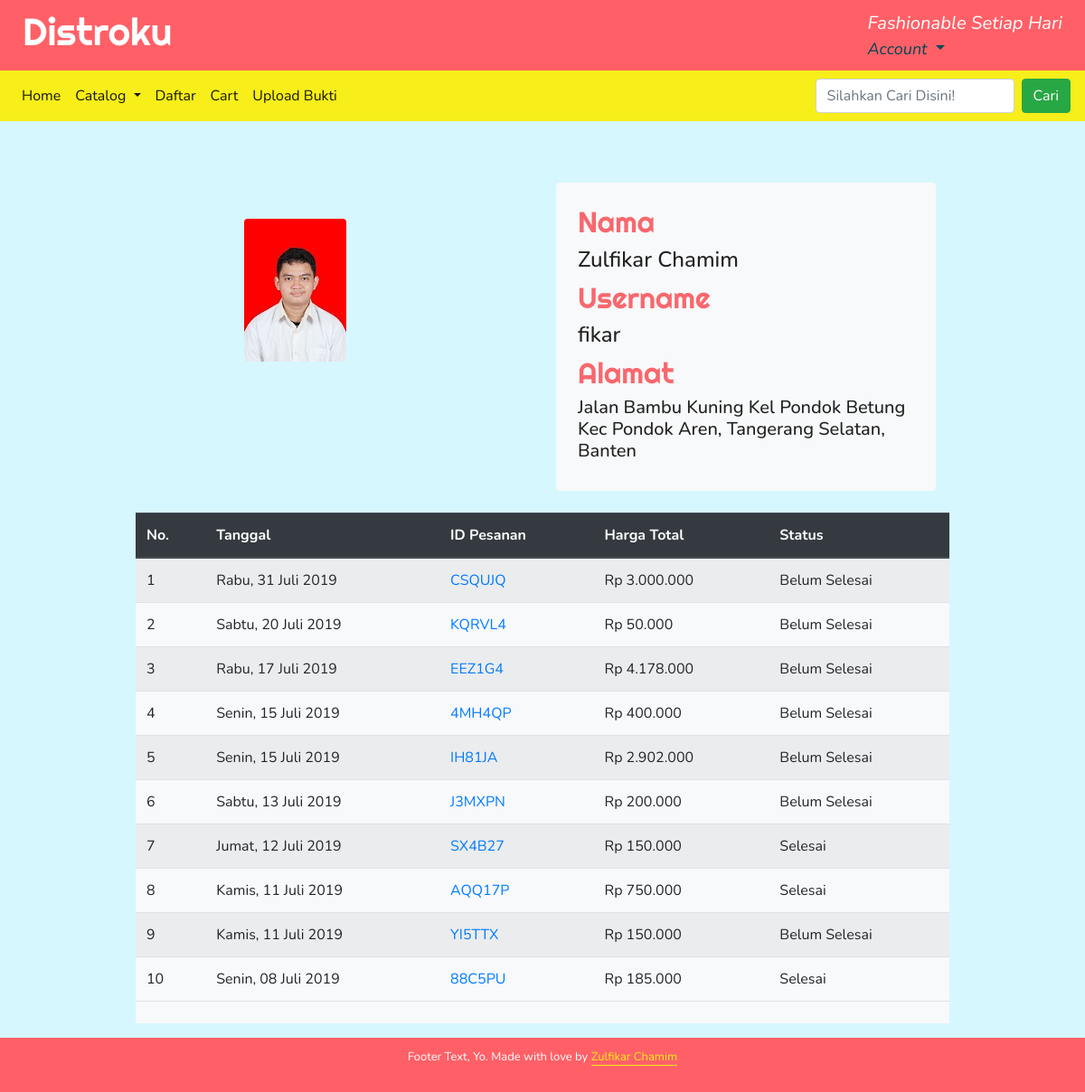
Before: /akun/ (signed in) with the older database file.
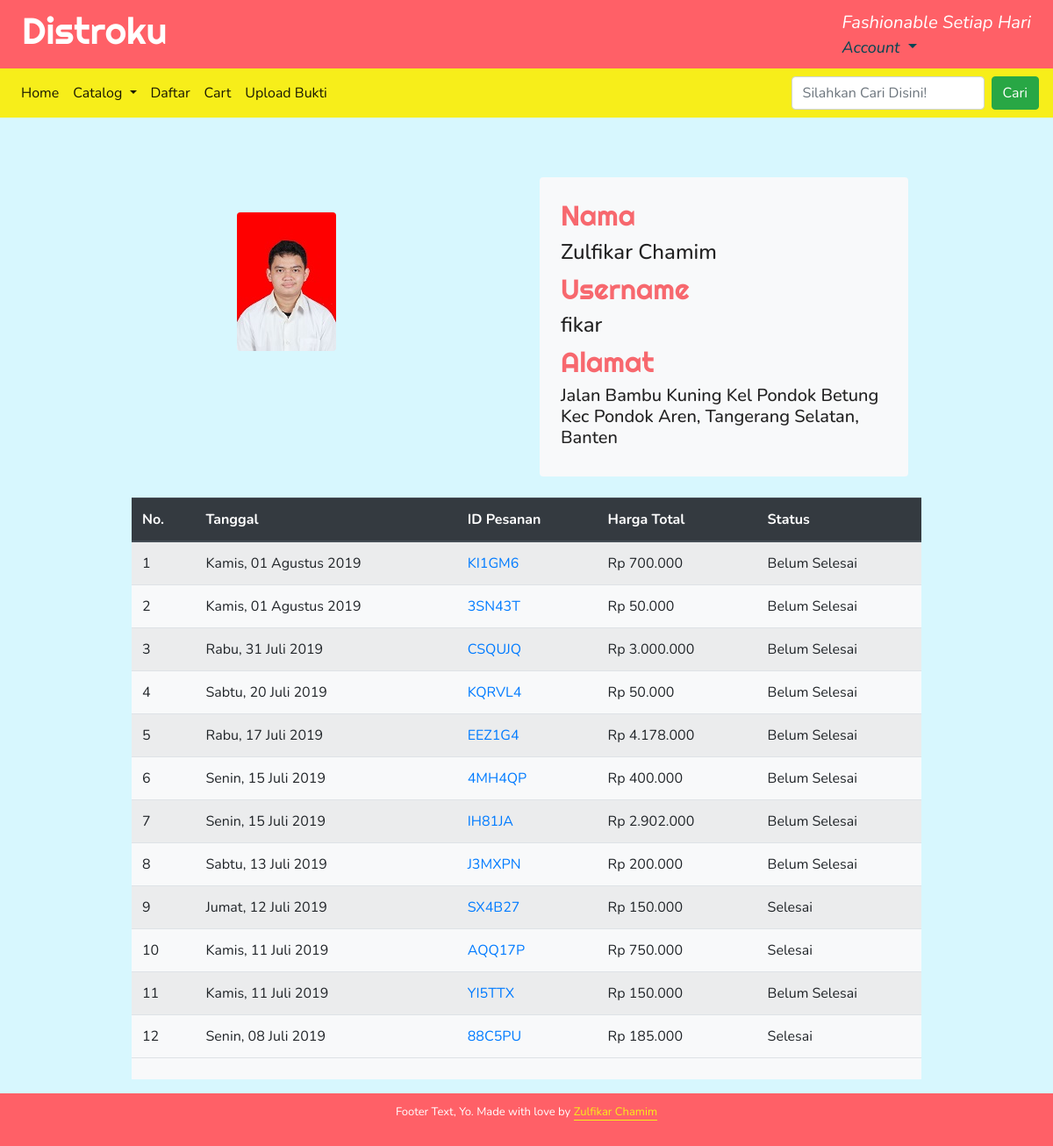
After: the same page with the newer database file.
### orders/models.py (models this page shows, shortened)
class order(models.Model):
    user = models.ForeignKey(User, on_delete=models.CASCADE,null=True, blank=True)
    order_id = models.CharField(max_length=120, default='test', unique=True)
    Cart = models.ForeignKey(cart, on_delete=models.CASCADE)
    status = models.CharField(max_length=120, default='Mulai', choices=pilihanStatus)
    timestamp = models.DateTimeField(auto_now_add=True, auto_now=False)
    updated = models.DateTimeField(auto_now_add=False, auto_now=True)
    buktiPembayaran = models.FileField(upload_to = 'bukti_pembayaran/', blank=True, null=True)

### cart/models.py (models this page shows, shortened)
class cart(models.Model):
    total = models.DecimalField(max_digits=100, decimal_places=2, default=0.00)
    timestamp = models.DateTimeField(auto_now_add=True, auto_now=False)
    update = models.DateTimeField(auto_now_add=False, auto_now=True)
    active = models.BooleanField(default=True)

### orders/views.py (the view)
# urls.py: path('akun/', orders, name='akun'),
def orders(request):
    profile = User.objects.select_related('userprofileinfo').get(id=request.user.id)
    orderan = order.objects.filter(user__id = request.user.id).order_by('-timestamp')
    context = {
        'profile':profile,
        'orderan':orderan,
    }
    template = 'orders/user.html'
    return render(request, template, context)

### orders/templates/orders/user.html (shortened to what this page needs)
{% extends 'base.html' %}
{% load humanize %}
{% load thumbnail %}
{% block content %}
<div class="container-fluid w-75">
    <div class="row">
        <div class="col-md-6 pt-3">
            <div class="w-50 mx-auto mt-4">
                {% if profile.userprofileinfo.profile_pic %}
                {% thumbnail profile.userprofileinfo.profile_pic "200x200" crop="center" as im %}
                <img src="{{ im.url }}" width="{{ im.width }}" height="{{ im.height }}" class="rounded">
                {% endthumbnail %}
            </div>
        </div>
        {% endif %}
        <div class="col-md-6">
            <div class="bg-light p-4 rounded mb-4">
                <h3>Nama</h3>
                <h4>{{profile.first_name}} {{profile.last_name}}</h4>
                <h3>Username</h3>
                <h4>{{profile.username}}</h4>
                <h3>Alamat</h3>
                <h5>{{profile.userprofileinfo.alamat}} Kel {{profile.userprofileinfo.Kelurahan}}
                    Kec {{profile.userprofileinfo.Kecamatan}}, {{profile.userprofileinfo.Kota}},
                    {{profile.userprofileinfo.Provinsi}}</h5>
            </div>
        </div>
    </div>
    <div class="row">
        <table class="table table-striped mx-auto mt-20 w-100 bg-light link-dark">
            <thead class="thead-dark">
                <th>No.</th>
                <th>Tanggal</th>
                <th>ID Pesanan</th>
                <th>Harga Total</th>
                <th>Status</th>
            </thead>
            <tfoot>
                <tr>
                    <td></td>
                    <td></td>
                    <td></td>
                    <td></td>
                    <td></td>
                </tr>
            </tfoot>
            {% for i in orderan %}
            <tr>
                <td>{{forloop.counter}}</td>
                <td>{{i.timestamp|date:"l, d F Y"}}</td>
                <td><a href="{% url 'orders:lihatOrder' i.order_id i.user.get_username %}">{{i.order_id}}</a></td>
                <td>Rp {{ i.Cart.total|floatformat|intcomma }}</td>
                {% if i.status == "Selesai"  %}
                <td>Selesai</td>
                {% else %}
                <td>Belum Selesai</td>
                {% endif %}
            </tr>
            {% endfor %}
        </table>
    </div>
</div>
{% endblock content %}

Changed rows visible on the page:
added order: timestamp "Kamis, 01 Agustus 2019", order_id "KI1GM6", Cart.total "700.000", status "Belum Selesai"
added order: timestamp "Kamis, 01 Agustus 2019", order_id "3SN43T", Cart.total "50.000", status "Belum Selesai"
